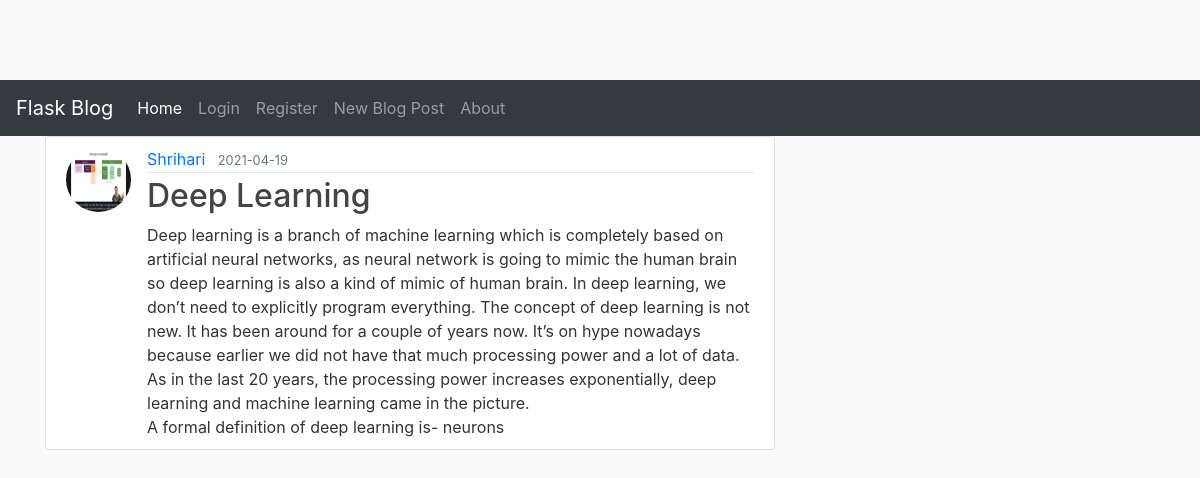
/post/6, run on the app's committed database.
### flaskblog/models.py (models this page shows, shortened)
class User(db.Model,UserMixin):
  id = db.Column(db.Integer, primary_key=True)
  username = db.Column(db.String(20), unique=True, nullable=False)
  email = db.Column(db.String(120), unique=True, nullable=False)
  image_file = db.Column(db.String(120), nullable=False, default='default.jpg')
  password = db.Column(db.String(120), nullable=False)
  posts = db.relationship('Post',backref='author',lazy=True)

class Post(db.Model):
  id = db.Column(db.Integer, primary_key=True)
  title = db.Column(db.String(200),nullable=False)
  date_posted = db.Column(db.DateTime,nullable=False,default=datetime.utcnow)
  content = db.Column(db.Text,nullable=False)
  user_id = db.Column(db.Integer,db.ForeignKey('user.id'),nullable=False)

### flaskblog/routes.py (the view)
@app.route('/post/<int:post_id>')
def post_detail(post_id):
  post = Post.query.get_or_404(post_id)
  return render_template('post.html',title=post.title,post=post)

### flaskblog/templates/post.html (shortened to what this page needs)
{% extends 'layout.html' %}
{% block content %}
    <article class="media content-section">
        <img class="rounded-circle article-img"
        src="{{ url_for('static' ,filename='profile_pics/' + post.author.image_file) }}">
            <div class="media-body">
                <div class="article-metadata">
                    <a class="mr-2" href="{{url_for('account')}}">{{ post.author.username }}</a>
                    <small class="text-muted">{{ post.date_posted.strftime('%Y-%m-%d') }}</small>
                 </div>
            <h2 class="article-title">{{ post.title }}</h2>
            <a class="article-content">{{ post.content }}</a>
            </div>
    </article>
{% endblock content %}

### flaskblog/static/main.css (style rules this page uses)
body { background: #fafafa; color: #333333; margin-top: 5rem; }
h1, h2, h3, h4, h5, h6 { color: #444444; }
.content-section { background: #ffffff; padding: 10px 20px; border: 1px solid #dddddd; border-radius: 3px; margin-bottom: 20px; }
.article-title { color: #444444; }
.article-content { white-space: pre-line; }
.article-img { height: 65px; width: 65px; margin-right: 16px; }
.article-metadata { padding-bottom: 1px; margin-bottom: 4px; border-bottom: 1px solid #e3e3e3 }

### data on the page
User: image_file (picture), author.username "Shrihari"
Post: date_posted "2021-04-19", title "Deep Learning", content "Deep learning is a branch of machine learning which is completely based on artificial neural networks, as neural network is going to mimic the human brain so deep learning is also a kind of mimic of human brain. In deep learning, we don’t need to explicitly program everything. The concept of deep learning is not new. It has been around for a couple of years now. It’s on hype nowadays because earlier we did not have that much processing power and a lot of data. As in the last 20 years, the processing power increases exponentially, deep learning and machine learning came in the picture. A formal definition of deep learning is- neurons"
